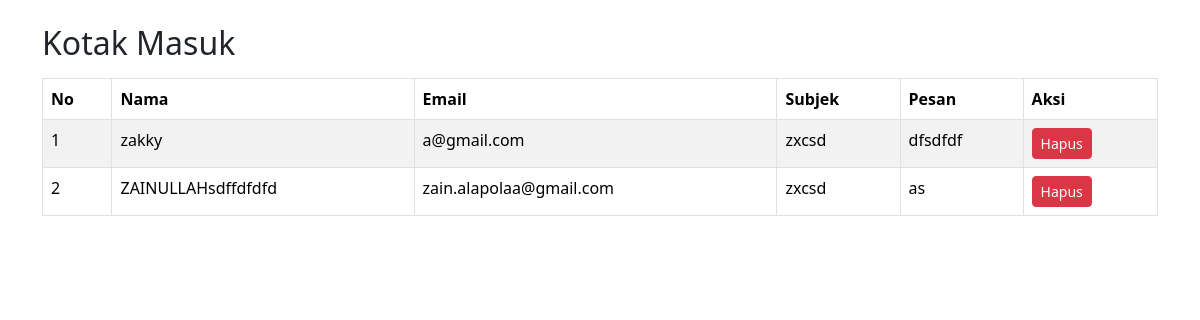
Screenshot of /admin/kotak_masuk/kotak_masuk.php with the database file from the repository.
### tables this page shows
CREATE TABLE `kontak` (
  `id` int(11) NOT NULL,
  `nama` varchar(255) NOT NULL,
  `email` varchar(255) NOT NULL,
  `subjek` varchar(255) NOT NULL,
  `pesan` text NOT NULL
);

### admin/kotak_masuk/kotak_masuk.php (the view, shortened to what this page needs)
<?php
include '../../koneksi.php';
$sql = "SELECT * FROM kontak ORDER BY id DESC";
$result = $conn->query($sql);
?>
<!DOCTYPE html>
<html lang="id">
<head>
    <link href="https://cdn.jsdelivr.net/npm/bootstrap@5.3.3/dist/css/bootstrap.min.css" rel="stylesheet">
</head>
<body>
    <div class="container mt-4">
        <h2 class="mb-3">Kotak Masuk</h2>
        <table class="table table-bordered table-striped">
            <thead>
                <tr>
                    <th>No</th>
                    <th>Nama</th>
                    <th>Email</th>
                    <th>Subjek</th>
                    <th>Pesan</th>
                    <th>Aksi</th>
                </tr>
            </thead>
            <tbody>
                <?php $no = 1;
                while ($row = $result->fetch_assoc()): ?>
                    <tr>
                        <td><?= $no++; ?></td>
                        <td><?= htmlspecialchars($row['nama']); ?></td>
                        <td><?= htmlspecialchars($row['email']); ?></td>
                        <td><?= htmlspecialchars($row['subjek']); ?></td>
                        <td><?= nl2br(htmlspecialchars($row['pesan'])); ?></td>
                        <td>
                            <a href="kotak_masuk.php?delete=<?= $row['id']; ?>" class="btn btn-danger btn-sm" onclick="return confirm('Apakah Anda yakin ingin menghapus pesan ini?');">Hapus</a>
                        </td>
                    </tr>
                <?php endwhile; ?>
            </tbody>
        </table>
    </div>
</body>
</html>

### rows the page displays
kontak: nama "zakky", email "a@gmail.com", subjek "zxcsd", pesan "dfsdfdf"
kontak: nama "ZAINULLAHsdffdfdfd", email "zain.alapolaa@gmail.com", subjek "zxcsd", pesan "as"
